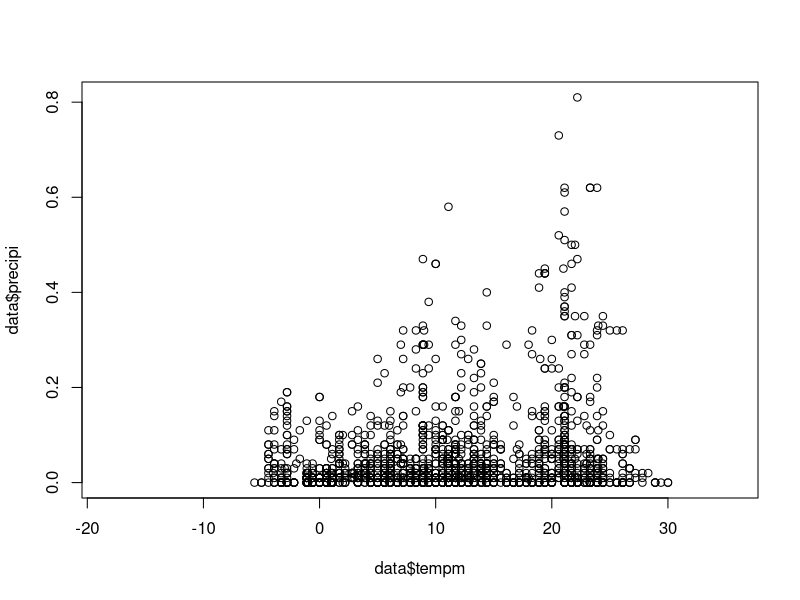
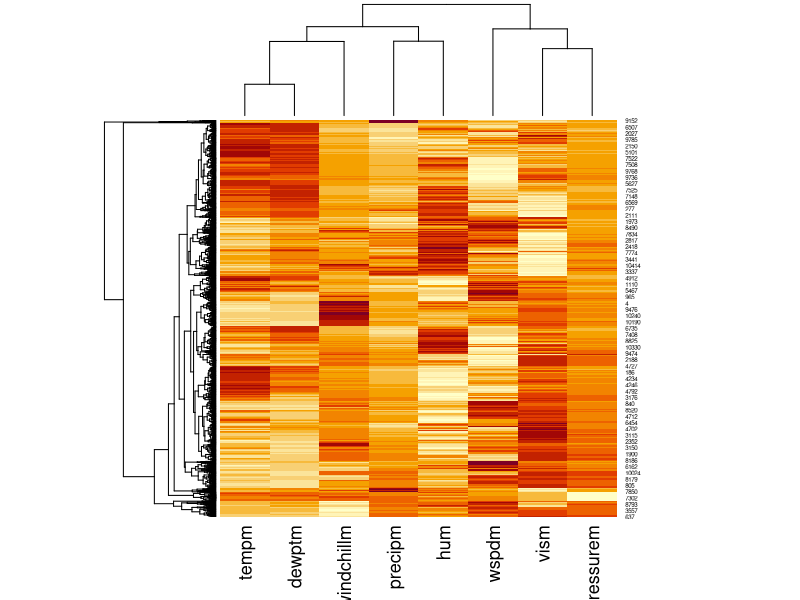

Source code (R) for these figures, in order:
#Aedan Wells and Samuel nix
#SML and ML
setwd("~/ML/project/")

data = read.csv("Weather.csv")

plot(data$tempm, data$precipi)
colnames(data)

data2 = data[,c("tempm", "dewptm", "hum", "wspdm", "vism", "pressurem", "windchillm", "precipm")]
data2[is.na(data2)] <- 0
X = scale(data2)
h1 <-  heatmap(scale(data2), distfun = dist, keep.dendro = T)
